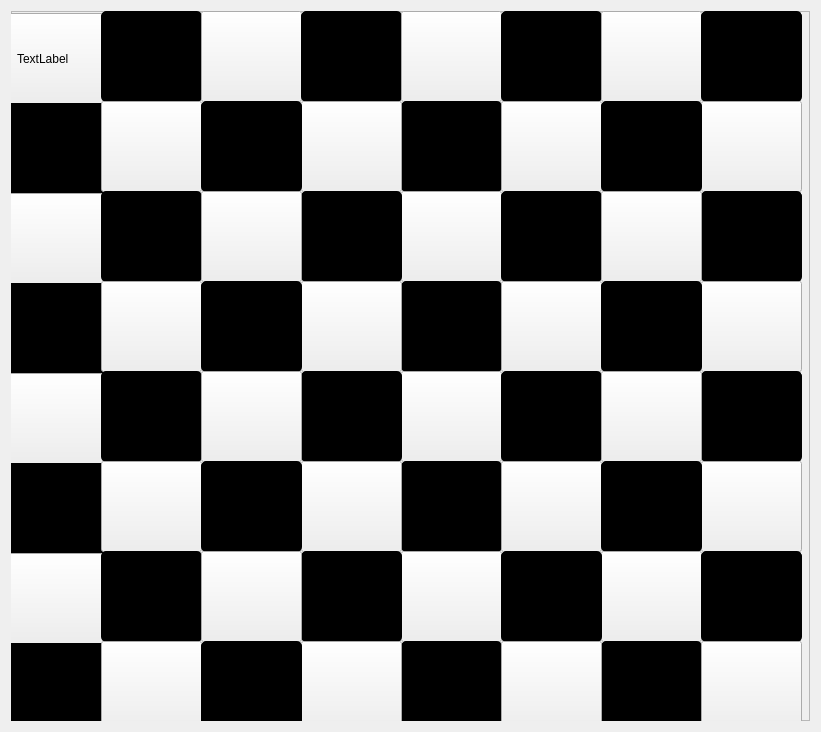
<?xml version="1.0" encoding="UTF-8"?>
<ui version="4.0">
 <class>Board</class>
 <widget class="QWidget" name="Board">
  <property name="geometry">
   <rect>
    <x>0</x>
    <y>0</y>
    <width>821</width>
    <height>732</height>
   </rect>
  </property>
  <property name="windowTitle">
   <string>Form</string>
  </property>
  <layout class="QGridLayout" name="gridLayout_2">
   <item row="0" column="0">
    <layout class="QGridLayout" name="gridLayout">
     <item row="0" column="0">
      <widget class="QFrame" name="frame">
       <property name="frameShape">
        <enum>QFrame::StyledPanel</enum>
       </property>
       <property name="frameShadow">
        <enum>QFrame::Raised</enum>
       </property>
       <widget class="QPushButton" name="pushButton">
        <property name="geometry">
         <rect>
          <x>-6</x>
          <y>2</y>
          <width>101</width>
          <height>91</height>
         </rect>
        </property>
        <property name="autoFillBackground">
         <bool>false</bool>
        </property>
        <property name="styleSheet">
         <string notr="true"/>
        </property>
        <property name="text">
         <string/>
        </property>
       </widget>
       <widget class="QPushButton" name="pushButton_2">
        <property name="geometry">
         <rect>
          <x>90</x>
          <y>0</y>
          <width>101</width>
          <height>91</height>
         </rect>
        </property>
        <property name="font">
         <font>
          <weight>50</weight>
          <bold>false</bold>
          <strikeout>false</strikeout>
         </font>
        </property>
        <property name="mouseTracking">
         <bool>false</bool>
        </property>
        <property name="acceptDrops">
         <bool>false</bool>
        </property>
        <property name="styleSheet">
         <string notr="true">QPushButton {
     background-color: #000000; border: 1px solid black;
     border-radius: 5px;
}</string>
        </property>
        <property name="text">
         <string/>
        </property>
       </widget>
       <widget class="QPushButton" name="pushButton_3">
        <property name="geometry">
         <rect>
          <x>190</x>
          <y>0</y>
          <width>101</width>
          <height>91</height>
         </rect>
        </property>
        <property name="text">
         <string/>
        </property>
       </widget>
       <widget class="QPushButton" name="pushButton_4">
        <property name="geometry">
         <rect>
          <x>290</x>
          <y>0</y>
          <width>101</width>
          <height>91</height>
         </rect>
        </property>
        <property name="styleSheet">
         <string notr="true">QPushButton {
     background-color: #000000; border: 1px solid black;
     border-radius: 5px;
}</string>
        </property>
        <property name="text">
         <string/>
        </property>
       </widget>
       <widget class="QPushButton" name="pushButton_5">
        <property name="geometry">
         <rect>
          <x>390</x>
          <y>0</y>
          <width>101</width>
          <height>91</height>
         </rect>
        </property>
        <property name="text">
         <string/>
        </property>
       </widget>
       <widget class="QPushButton" name="pushButton_6">
        <property name="geometry">
         <rect>
          <x>490</x>
          <y>0</y>
          <width>101</width>
          <height>91</height>
         </rect>
        </property>
        <property name="styleSheet">
         <string notr="true">QPushButton {
     background-color: #000000; border: 1px solid black;
     border-radius: 5px;
}</string>
        </property>
        <property name="text">
         <string/>
        </property>
       </widget>
       <widget class="QPushButton" name="pushButton_7">
        <property name="geometry">
         <rect>
          <x>590</x>
          <y>0</y>
          <width>101</width>
          <height>91</height>
         </rect>
        </property>
        <property name="text">
         <string/>
        </property>
       </widget>
       <widget class="QPushButton" name="pushButton_8">
        <property name="geometry">
         <rect>
          <x>690</x>
          <y>0</y>
          <width>101</width>
          <height>91</height>
         </rect>
        </property>
        <property name="styleSheet">
         <string notr="true">QPushButton {
     background-color: #000000; border: 1px solid black;
     border-radius: 5px;
}</string>
        </property>
        <property name="text">
         <string/>
        </property>
       </widget>
       <widget class="QPushButton" name="pushButton_9">
        <property name="geometry">
         <rect>
          <x>390</x>
          <y>90</y>
          <width>101</width>
          <height>91</height>
         </rect>
        </property>
        <property name="styleSheet">
         <string notr="true">QPushButton {
     background-color: #000000; border: 1px solid black;
     border-radius: 5px;
}</string>
        </property>
        <property name="text">
         <string/>
        </property>
       </widget>
       <widget class="QPushButton" name="pushButton_10">
        <property name="geometry">
         <rect>
          <x>490</x>
          <y>90</y>
          <width>101</width>
          <height>91</height>
         </rect>
        </property>
        <property name="text">
         <string/>
        </property>
       </widget>
       <widget class="QPushButton" name="pushButton_11">
        <property name="geometry">
         <rect>
          <x>290</x>
          <y>90</y>
          <width>101</width>
          <height>91</height>
         </rect>
        </property>
        <property name="text">
         <string/>
        </property>
       </widget>
       <widget class="QPushButton" name="pushButton_12">
        <property name="geometry">
         <rect>
          <x>-6</x>
          <y>92</y>
          <width>101</width>
          <height>91</height>
         </rect>
        </property>
        <property name="styleSheet">
         <string notr="true">QPushButton {
     background-color: #000000; border: 1px solid black;
     border-radius: 5px;
}</string>
        </property>
        <property name="text">
         <string/>
        </property>
       </widget>
       <widget class="QPushButton" name="pushButton_13">
        <property name="geometry">
         <rect>
          <x>690</x>
          <y>90</y>
          <width>101</width>
          <height>91</height>
         </rect>
        </property>
        <property name="text">
         <string/>
        </property>
       </widget>
       <widget class="QPushButton" name="pushButton_14">
        <property name="geometry">
         <rect>
          <x>90</x>
          <y>90</y>
          <width>101</width>
          <height>91</height>
         </rect>
        </property>
        <property name="text">
         <string/>
        </property>
       </widget>
       <widget class="QPushButton" name="pushButton_15">
        <property name="geometry">
         <rect>
          <x>590</x>
          <y>90</y>
          <width>101</width>
          <height>91</height>
         </rect>
        </property>
        <property name="styleSheet">
         <string notr="true">QPushButton {
     background-color: #000000; border: 1px solid black;
     border-radius: 5px;
}</string>
        </property>
        <property name="text">
         <string/>
        </property>
       </widget>
       <widget class="QPushButton" name="pushButton_16">
        <property name="geometry">
         <rect>
          <x>190</x>
          <y>90</y>
          <width>101</width>
          <height>91</height>
         </rect>
        </property>
        <property name="styleSheet">
         <string notr="true">QPushButton {
     background-color: #000000; border: 1px solid black;
     border-radius: 5px;
}</string>
        </property>
        <property name="text">
         <string/>
        </property>
       </widget>
       <widget class="QPushButton" name="pushButton_17">
        <property name="geometry">
         <rect>
          <x>390</x>
          <y>180</y>
          <width>101</width>
          <height>91</height>
         </rect>
        </property>
        <property name="text">
         <string/>
        </property>
       </widget>
       <widget class="QPushButton" name="pushButton_18">
        <property name="geometry">
         <rect>
          <x>490</x>
          <y>180</y>
          <width>101</width>
          <height>91</height>
         </rect>
        </property>
        <property name="styleSheet">
         <string notr="true">QPushButton {
     background-color: #000000; border: 1px solid black;
     border-radius: 5px;
}</string>
        </property>
        <property name="text">
         <string/>
        </property>
       </widget>
       <widget class="QPushButton" name="pushButton_19">
        <property name="geometry">
         <rect>
          <x>290</x>
          <y>180</y>
          <width>101</width>
          <height>91</height>
         </rect>
        </property>
        <property name="styleSheet">
         <string notr="true">QPushButton {
     background-color: #000000; border: 1px solid black;
     border-radius: 5px;
}</string>
        </property>
        <property name="text">
         <string/>
        </property>
       </widget>
       <widget class="QPushButton" name="pushButton_20">
        <property name="geometry">
         <rect>
          <x>-6</x>
          <y>182</y>
          <width>101</width>
          <height>91</height>
         </rect>
        </property>
        <property name="text">
         <string/>
        </property>
       </widget>
       <widget class="QPushButton" name="pushButton_21">
        <property name="geometry">
         <rect>
          <x>690</x>
          <y>180</y>
          <width>101</width>
          <height>91</height>
         </rect>
        </property>
        <property name="styleSheet">
         <string notr="true">QPushButton {
     background-color: #000000; border: 1px solid black;
     border-radius: 5px;
}</string>
        </property>
        <property name="text">
         <string/>
        </property>
       </widget>
       <widget class="QPushButton" name="pushButton_22">
        <property name="geometry">
         <rect>
          <x>90</x>
          <y>180</y>
          <width>101</width>
          <height>91</height>
         </rect>
        </property>
        <property name="styleSheet">
         <string notr="true">QPushButton {
     background-color: #000000; border: 1px solid black;
     border-radius: 5px;
}</string>
        </property>
        <property name="text">
         <string/>
        </property>
       </widget>
       <widget class="QPushButton" name="pushButton_23">
        <property name="geometry">
         <rect>
          <x>590</x>
          <y>180</y>
          <width>101</width>
          <height>91</height>
         </rect>
        </property>
        <property name="text">
         <string/>
        </property>
       </widget>
       <widget class="QPushButton" name="pushButton_24">
        <property name="geometry">
         <rect>
          <x>190</x>
          <y>180</y>
          <width>101</width>
          <height>91</height>
         </rect>
        </property>
        <property name="text">
         <string/>
        </property>
       </widget>
       <widget class="QPushButton" name="pushButton_25">
        <property name="geometry">
         <rect>
          <x>390</x>
          <y>270</y>
          <width>101</width>
          <height>91</height>
         </rect>
        </property>
        <property name="styleSheet">
         <string notr="true">QPushButton {
     background-color: #000000; border: 1px solid black;
     border-radius: 5px;
}</string>
        </property>
        <property name="text">
         <string/>
        </property>
       </widget>
       <widget class="QPushButton" name="pushButton_26">
        <property name="geometry">
         <rect>
          <x>490</x>
          <y>270</y>
          <width>101</width>
          <height>91</height>
         </rect>
        </property>
        <property name="text">
         <string/>
        </property>
       </widget>
       <widget class="QPushButton" name="pushButton_27">
        <property name="geometry">
         <rect>
          <x>290</x>
          <y>270</y>
          <width>101</width>
          <height>91</height>
         </rect>
        </property>
        <property name="text">
         <string/>
        </property>
       </widget>
       <widget class="QPushButton" name="pushButton_28">
        <property name="geometry">
         <rect>
          <x>-6</x>
          <y>272</y>
          <width>101</width>
          <height>91</height>
         </rect>
        </property>
        <property name="styleSheet">
         <string notr="true">QPushButton {
     background-color: #000000; border: 1px solid black;
     border-radius: 5px;
}</string>
        </property>
        <property name="text">
         <string/>
        </property>
       </widget>
       <widget class="QPushButton" name="pushButton_29">
        <property name="geometry">
         <rect>
          <x>690</x>
          <y>270</y>
          <width>101</width>
          <height>91</height>
         </rect>
        </property>
        <property name="text">
         <string/>
        </property>
       </widget>
       <widget class="QPushButton" name="pushButton_30">
        <property name="geometry">
         <rect>
          <x>90</x>
          <y>270</y>
          <width>101</width>
          <height>91</height>
         </rect>
        </property>
        <property name="text">
         <string/>
        </property>
       </widget>
       <widget class="QPushButton" name="pushButton_31">
        <property name="geometry">
         <rect>
          <x>590</x>
          <y>270</y>
          <width>101</width>
          <height>91</height>
         </rect>
        </property>
        <property name="styleSheet">
         <string notr="true">QPushButton {
     background-color: #000000; border: 1px solid black;
     border-radius: 5px;
}</string>
        </property>
        <property name="text">
         <string/>
        </property>
       </widget>
       <widget class="QPushButton" name="pushButton_32">
        <property name="geometry">
         <rect>
          <x>190</x>
          <y>270</y>
          <width>101</width>
          <height>91</height>
         </rect>
        </property>
        <property name="styleSheet">
         <string notr="true">QPushButton {
     background-color: #000000; border: 1px solid black;
     border-radius: 5px;
}</string>
        </property>
        <property name="text">
         <string/>
        </property>
       </widget>
       <widget class="QPushButton" name="pushButton_33">
        <property name="geometry">
         <rect>
          <x>390</x>
          <y>360</y>
          <width>101</width>
          <height>91</height>
         </rect>
        </property>
        <property name="text">
         <string/>
        </property>
       </widget>
       <widget class="QPushButton" name="pushButton_34">
        <property name="geometry">
         <rect>
          <x>490</x>
          <y>360</y>
          <width>101</width>
          <height>91</height>
         </rect>
        </property>
        <property name="styleSheet">
         <string notr="true">QPushButton {
     background-color: #000000; border: 1px solid black;
     border-radius: 5px;
}</string>
        </property>
        <property name="text">
         <string/>
        </property>
       </widget>
       <widget class="QPushButton" name="pushButton_35">
        <property name="geometry">
         <rect>
          <x>290</x>
          <y>360</y>
          <width>101</width>
          <height>91</height>
         </rect>
        </property>
        <property name="styleSheet">
         <string notr="true">QPushButton {
     background-color: #000000; border: 1px solid black;
     border-radius: 5px;
}</string>
        </property>
        <property name="text">
         <string/>
        </property>
       </widget>
       <widget class="QPushButton" name="pushButton_36">
        <property name="geometry">
         <rect>
          <x>-6</x>
          <y>362</y>
          <width>101</width>
          <height>91</height>
         </rect>
        </property>
        <property name="text">
         <string/>
        </property>
       </widget>
       <widget class="QPushButton" name="pushButton_37">
        <property name="geometry">
         <rect>
          <x>690</x>
          <y>360</y>
          <width>101</width>
          <height>91</height>
         </rect>
        </property>
        <property name="styleSheet">
         <string notr="true">QPushButton {
     background-color: #000000; border: 1px solid black;
     border-radius: 5px;
}</string>
        </property>
        <property name="text">
         <string/>
        </property>
       </widget>
       <widget class="QPushButton" name="pushButton_38">
        <property name="geometry">
         <rect>
          <x>90</x>
          <y>360</y>
          <width>101</width>
          <height>91</height>
         </rect>
        </property>
        <property name="styleSheet">
         <string notr="true">QPushButton {
     background-color: #000000; border: 1px solid black;
     border-radius: 5px;
}</string>
        </property>
        <property name="text">
         <string/>
        </property>
       </widget>
       <widget class="QPushButton" name="pushButton_39">
        <property name="geometry">
         <rect>
          <x>590</x>
          <y>360</y>
          <width>101</width>
          <height>91</height>
         </rect>
        </property>
        <property name="text">
         <string/>
        </property>
       </widget>
       <widget class="QPushButton" name="pushButton_40">
        <property name="geometry">
         <rect>
          <x>190</x>
          <y>360</y>
          <width>101</width>
          <height>91</height>
         </rect>
        </property>
        <property name="text">
         <string/>
        </property>
       </widget>
       <widget class="QPushButton" name="pushButton_41">
        <property name="geometry">
         <rect>
          <x>390</x>
          <y>450</y>
          <width>101</width>
          <height>91</height>
         </rect>
        </property>
        <property name="styleSheet">
         <string notr="true">QPushButton {
     background-color: #000000; border: 1px solid black;
     border-radius: 5px;
}</string>
        </property>
        <property name="text">
         <string/>
        </property>
       </widget>
       <widget class="QPushButton" name="pushButton_42">
        <property name="geometry">
         <rect>
          <x>490</x>
          <y>450</y>
          <width>101</width>
          <height>91</height>
         </rect>
        </property>
        <property name="text">
         <string/>
        </property>
       </widget>
       <widget class="QPushButton" name="pushButton_43">
        <property name="geometry">
         <rect>
          <x>290</x>
          <y>450</y>
          <width>101</width>
          <height>91</height>
         </rect>
        </property>
        <property name="text">
         <string/>
        </property>
       </widget>
       <widget class="QPushButton" name="pushButton_44">
        <property name="geometry">
         <rect>
          <x>-6</x>
          <y>452</y>
          <width>101</width>
          <height>91</height>
         </rect>
        </property>
        <property name="styleSheet">
         <string notr="true">QPushButton {
     background-color: #000000; border: 1px solid black;
     border-radius: 5px;
}</string>
        </property>
        <property name="text">
         <string/>
        </property>
       </widget>
       <widget class="QPushButton" name="pushButton_45">
        <property name="geometry">
         <rect>
          <x>690</x>
          <y>450</y>
          <width>101</width>
          <height>91</height>
         </rect>
        </property>
        <property name="text">
         <string/>
        </property>
       </widget>
       <widget class="QPushButton" name="pushButton_46">
        <property name="geometry">
         <rect>
          <x>90</x>
          <y>450</y>
          <width>101</width>
          <height>91</height>
         </rect>
        </property>
        <property name="text">
         <string/>
        </property>
       </widget>
       <widget class="QPushButton" name="pushButton_47">
        <property name="geometry">
         <rect>
          <x>590</x>
          <y>450</y>
          <width>101</width>
          <height>91</height>
         </rect>
        </property>
        <property name="styleSheet">
         <string notr="true">QPushButton {
     background-color: #000000; border: 1px solid black;
     border-radius: 5px;
}</string>
        </property>
        <property name="text">
         <string/>
        </property>
       </widget>
       <widget class="QPushButton" name="pushButton_48">
        <property name="geometry">
         <rect>
          <x>190</x>
          <y>450</y>
          <width>101</width>
          <height>91</height>
         </rect>
        </property>
        <property name="styleSheet">
         <string notr="true">QPushButton {
     background-color: #000000; border: 1px solid black;
     border-radius: 5px;
}</string>
        </property>
        <property name="text">
         <string/>
        </property>
       </widget>
       <widget class="QPushButton" name="pushButton_49">
        <property name="geometry">
         <rect>
          <x>390</x>
          <y>540</y>
          <width>101</width>
          <height>91</height>
         </rect>
        </property>
        <property name="text">
         <string/>
        </property>
       </widget>
       <widget class="QPushButton" name="pushButton_50">
        <property name="geometry">
         <rect>
          <x>-6</x>
          <y>542</y>
          <width>101</width>
          <height>91</height>
         </rect>
        </property>
        <property name="text">
         <string/>
        </property>
       </widget>
       <widget class="QPushButton" name="pushButton_51">
        <property name="geometry">
         <rect>
          <x>290</x>
          <y>540</y>
          <width>101</width>
          <height>91</height>
         </rect>
        </property>
        <property name="styleSheet">
         <string notr="true">QPushButton {
     background-color: #000000; border: 1px solid black;
     border-radius: 5px;
}</string>
        </property>
        <property name="text">
         <string/>
        </property>
       </widget>
       <widget class="QPushButton" name="pushButton_52">
        <property name="geometry">
         <rect>
          <x>90</x>
          <y>540</y>
          <width>101</width>
          <height>91</height>
         </rect>
        </property>
        <property name="styleSheet">
         <string notr="true">QPushButton {
     background-color: #000000; border: 1px solid black;
     border-radius: 5px;
}</string>
        </property>
        <property name="text">
         <string/>
        </property>
       </widget>
       <widget class="QPushButton" name="pushButton_53">
        <property name="geometry">
         <rect>
          <x>190</x>
          <y>540</y>
          <width>101</width>
          <height>91</height>
         </rect>
        </property>
        <property name="text">
         <string/>
        </property>
       </widget>
       <widget class="QPushButton" name="pushButton_54">
        <property name="geometry">
         <rect>
          <x>590</x>
          <y>540</y>
          <width>101</width>
          <height>91</height>
         </rect>
        </property>
        <property name="text">
         <string/>
        </property>
       </widget>
       <widget class="QPushButton" name="pushButton_55">
        <property name="geometry">
         <rect>
          <x>690</x>
          <y>540</y>
          <width>101</width>
          <height>91</height>
         </rect>
        </property>
        <property name="styleSheet">
         <string notr="true">QPushButton {
     background-color: #000000; border: 1px solid black;
     border-radius: 5px;
}</string>
        </property>
        <property name="text">
         <string/>
        </property>
       </widget>
       <widget class="QPushButton" name="pushButton_56">
        <property name="geometry">
         <rect>
          <x>490</x>
          <y>540</y>
          <width>101</width>
          <height>91</height>
         </rect>
        </property>
        <property name="styleSheet">
         <string notr="true">QPushButton {
     background-color: #000000; border: 1px solid black;
     border-radius: 5px;
}</string>
        </property>
        <property name="text">
         <string/>
        </property>
       </widget>
       <widget class="QPushButton" name="pushButton_57">
        <property name="geometry">
         <rect>
          <x>390</x>
          <y>630</y>
          <width>101</width>
          <height>91</height>
         </rect>
        </property>
        <property name="styleSheet">
         <string notr="true">QPushButton {
     background-color: #000000; border: 1px solid black;
     border-radius: 5px;
}</string>
        </property>
        <property name="text">
         <string/>
        </property>
       </widget>
       <widget class="QPushButton" name="pushButton_58">
        <property name="geometry">
         <rect>
          <x>-6</x>
          <y>632</y>
          <width>101</width>
          <height>91</height>
         </rect>
        </property>
        <property name="styleSheet">
         <string notr="true">QPushButton {
     background-color: #000000; border: 1px solid black;
     border-radius: 5px;
}</string>
        </property>
        <property name="text">
         <string/>
        </property>
       </widget>
       <widget class="QPushButton" name="pushButton_59">
        <property name="geometry">
         <rect>
          <x>290</x>
          <y>630</y>
          <width>101</width>
          <height>91</height>
         </rect>
        </property>
        <property name="text">
         <string/>
        </property>
       </widget>
       <widget class="QPushButton" name="pushButton_60">
        <property name="geometry">
         <rect>
          <x>90</x>
          <y>630</y>
          <width>101</width>
          <height>91</height>
         </rect>
        </property>
        <property name="text">
         <string/>
        </property>
       </widget>
       <widget class="QPushButton" name="pushButton_61">
        <property name="geometry">
         <rect>
          <x>190</x>
          <y>630</y>
          <width>101</width>
          <height>91</height>
         </rect>
        </property>
        <property name="styleSheet">
         <string notr="true">QPushButton {
     background-color: #000000; border: 1px solid black;
     border-radius: 5px;
}</string>
        </property>
        <property name="text">
         <string/>
        </property>
       </widget>
       <widget class="QPushButton" name="pushButton_62">
        <property name="geometry">
         <rect>
          <x>590</x>
          <y>630</y>
          <width>101</width>
          <height>91</height>
         </rect>
        </property>
        <property name="styleSheet">
         <string notr="true">QPushButton {
     background-color: #000000; border: 1px solid black;
     border-radius: 5px;
}</string>
        </property>
        <property name="text">
         <string/>
        </property>
       </widget>
       <widget class="QPushButton" name="pushButton_63">
        <property name="geometry">
         <rect>
          <x>690</x>
          <y>630</y>
          <width>101</width>
          <height>91</height>
         </rect>
        </property>
        <property name="text">
         <string/>
        </property>
       </widget>
       <widget class="QPushButton" name="pushButton_64">
        <property name="geometry">
         <rect>
          <x>490</x>
          <y>630</y>
          <width>101</width>
          <height>91</height>
         </rect>
        </property>
        <property name="text">
         <string/>
        </property>
       </widget>
       <widget class="QLabel" name="label">
        <property name="geometry">
         <rect>
          <x>6</x>
          <y>12</y>
          <width>81</width>
          <height>71</height>
         </rect>
        </property>
        <property name="text">
         <string>TextLabel</string>
        </property>
       </widget>
      </widget>
     </item>
    </layout>
   </item>
  </layout>
 </widget>
 <resources/>
 <connections/>
</ui>
